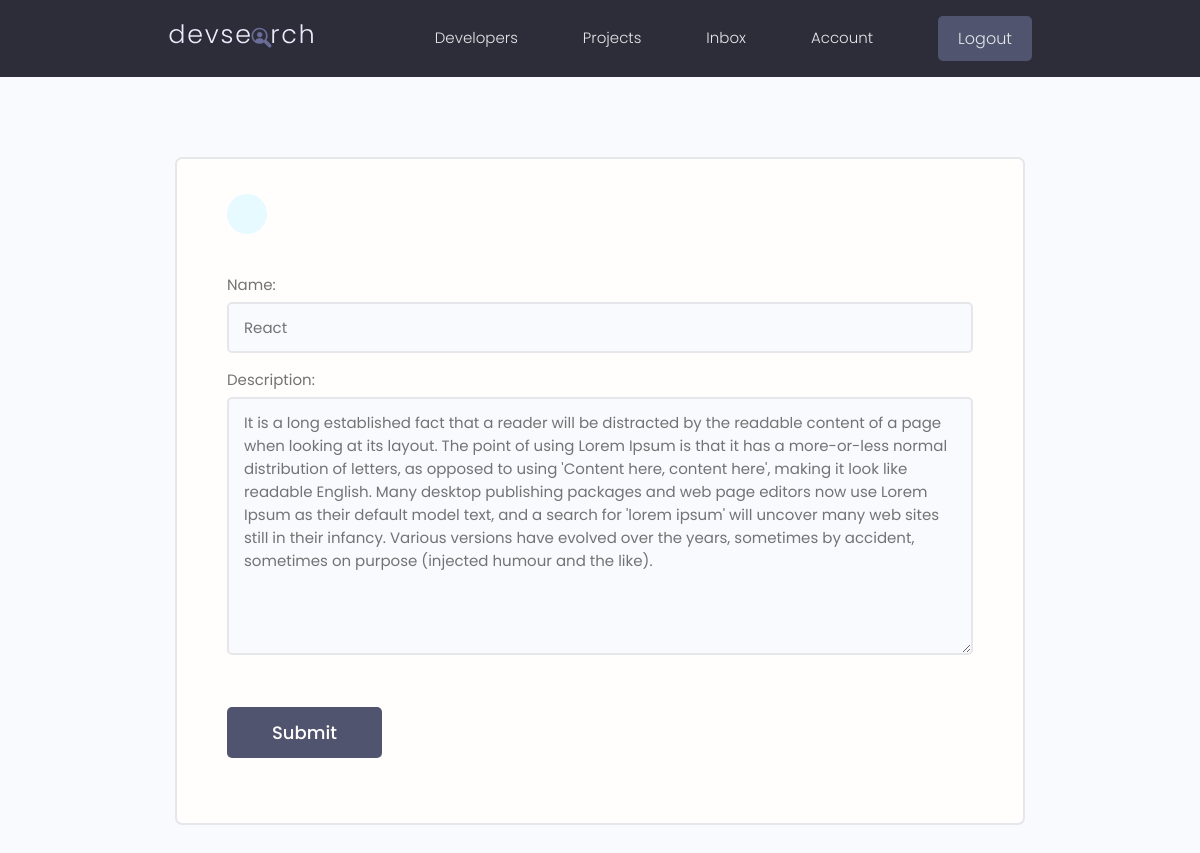
Page /create-skill/5ac9972c-1f12-45ec-9980-0ed9a1ee49d8 (signed in) on the committed database.
### users/models.py (models this page shows, shortened)
class Skill(models.Model):
    id = models.UUIDField(default=uuid.uuid4, unique=True,
                          primary_key=True, editable=False)
    owner = models.ForeignKey(
        Profile, on_delete=models.CASCADE, null=True, blank=True)
    name = models.CharField(max_length=200, null=True, blank=True)
    description = models.TextField(null=True, blank=True)
    created_at = models.DateTimeField(auto_now_add=True)
    updated_at = models.DateTimeField(auto_now=True)
    class Meta:
        ordering = ['created_at']

### users/views.py (the view)
# urls.py: path('create-skill/<str:pk>', views.updateSkill, name='update-skill'),
@login_required(login_url="login")
def updateSkill(request, pk):
    profile: Profile = request.user.profile
    skill: Skill = profile.skill_set.get(id=pk)
    form = SkillForm(instance=skill)
    if request.method == "POST":
        form = SkillForm(request.POST, instance=skill)
        if form.is_valid():
            form.save()
            messages.success(request, "Skill was updated successfully.")
            return redirect('account')
    context = {"form": form}
    return render(request, 'users/skill_form.html', context)

### users/forms.py
class SkillForm(ModelForm):
    class Meta:
        model = Skill
        exclude = ['owner']
    def __init__(self, *args, **kwargs):
        super(SkillForm, self).__init__(*args, **kwargs)
        for name, field in self.fields.items():
            field.widget.attrs.update({'class': 'input'})

### users/templates/users/skill_form.html (shortened to what this page needs)
{% extends 'main.html' %}
{% block content %}
    <main class="formPage my-xl">
        <div class="content-box">
            <div class="formWrapper">
                <a class="backButton" href="{% url 'account' %}"></a>
                <br>
                <form action="" method="POST" enctype="multipart/form-data" class="form">
                    {% for field in form %}
                      <div class="form__field">
                          <label for="formInput#text">{{ field.label}}: </label>
                          {{ field }}
                      </div>
                    {% endfor %}
                    <input class="btn btn--sub btn--lg  my-md" type="submit" value="Submit" />
                </form>
            </div>
        </div>
    </main>
{% endblock content %}

### static/styles/app.css (style rules this page uses)
:root { --color-sub: #2d2d39; }
.btn--sub { background-color: var(--color-sub-light); }
.content-box { width: 95%; max-width: 85rem; margin: 0 auto; }
.backButton { background: var(--color-main-light); color: var(--color-main); width: 4rem; height: 4rem; display: flex; align-items: center; justify-content: center; border-radius: 50%; }
.formPage .formWrapper { list-style: none; background: var(--color-white); padding: 3.5rem 5rem; border: 2px solid var(--color-light); border-radius: 0.7rem; }

### static/uikit/styles/modules/_variables.css (style rules this page uses)
:root { --color-main: #5aa5b9; --color-main-light: #e6faff; --color-sub: #3f4156; --color-sub-light: #51546e; --color-sub-lighter: #ededfd; --color-text: #737373; --color-gray: #8b8b8b; --color-light: #e5e7eb; --color-light-gray: #767676; --color-bg: #f8fafd; --color-white: #fffefd; --color-white-light: #f3f3f3; --color-success: #359e64; --color-success-bg: #def8e8; --color-error: #fc4b0b; --color-error-bg: #fff2ee; --font-base: 'Poppins', arial, helvetica, 'Segoe UI', roboto, ubuntu, sans-serif; --font-monospace: 'Fira Code', 'Courier New', courier, monospace; --font-regular: 300; --font-medium: 500; --font-bold: 700; --generic-shadow: 1px 1px 5px #00000010; --generic-transition: all 0.3s ease-in-out; }

### static/uikit/styles/modules/_base.css (style rules this page uses)
* { margin: 0; padding: 0; box-sizing: border-box; text-rendering: optimizeLegibility; color: inherit; font-size: inherit; }
html { font-size: 50%; }
@media only screen and (min-width: 480px) { html { font-size: 56.25%; } }
@media only screen and (min-width: 1200px) { html { font-size: 62.5%; } }
body { line-height: 1.6; font-weight: 400; font-size: 1.5rem; color: var(--color-text); background-color: var(--color-bg); min-height: 100vh; }

### static/uikit/styles/modules/_typography.css (style rules this page uses)
* { font-family: var(--font-base); }
a { padding-bottom: 2px; text-decoration: none; display: inline-block; color: var(--color-main); font-weight: var(--font-medium); }

### static/uikit/styles/modules/_utilities.css (style rules this page uses)
.my-md { margin: 3rem auto; }
.my-xl { margin: 8rem auto; }

### static/uikit/styles/modules/_button.css (style rules this page uses)
.btn { display: inline-block; position: relative; cursor: pointer; background-color: var(--color-light); font-weight: var(--font-medium); color: var(--color-sub); text-decoration: none; padding: 1rem 2rem; border-radius: 0.5rem; border: none; width: -webkit-fit-content; width: -moz-fit-content; width: fit-content; height: -webkit-fit-content; height: -moz-fit-content; height: fit-content; font-size: 1.6rem; outline-width: 0; outline-color: transparent; -webkit-backface-visibility: hidden; backface-visibility: hidden; transition: all 0.3s ease-in-out; }
.btn--sub { background-color: var(--color-sub); color: var(--color-white); }
.btn--lg { font-size: 1.8rem; padding: 1.2rem 4.5rem; }

### static/uikit/styles/modules/_form.css (style rules this page uses)
.form { display: block; }
.form__field { margin-top: 1.5rem; margin-bottom: 1.5rem; }
.form__label, .form__field > label { display: block; margin-bottom: 0.5rem; color: var(--color-text); }
input.input[type='text'], input.input[type='email'], input.input[type='password'], input.input[type='number'], textarea.input { min-width: 24rem; width: 100%; padding: 1.2rem 1.5rem; border-radius: 0.5rem; border: 2px solid var(--color-light); transition: all 0.3s ease-in-out; background-color: var(--color-bg); }

### rows in the picture
Skill: form "React" "It is a long established fact that a reader will be distracted by the readable content of a page when looking at its layout. The point of using Lorem Ipsum is that it has a more-or-less normal distribution of letters, as opposed to using 'Content here, content here', making it look like readable English. Many desktop publishing packages and web page editors now use Lorem Ipsum as their default model text, and a search for 'lorem ipsum' will uncover many web sites still in their infancy. Various versions have evolved over the years, sometimes by accident, sometimes on purpose (injected humour and the like)."

### other values in the picture
{{ field.label }} "Name" "Description"
